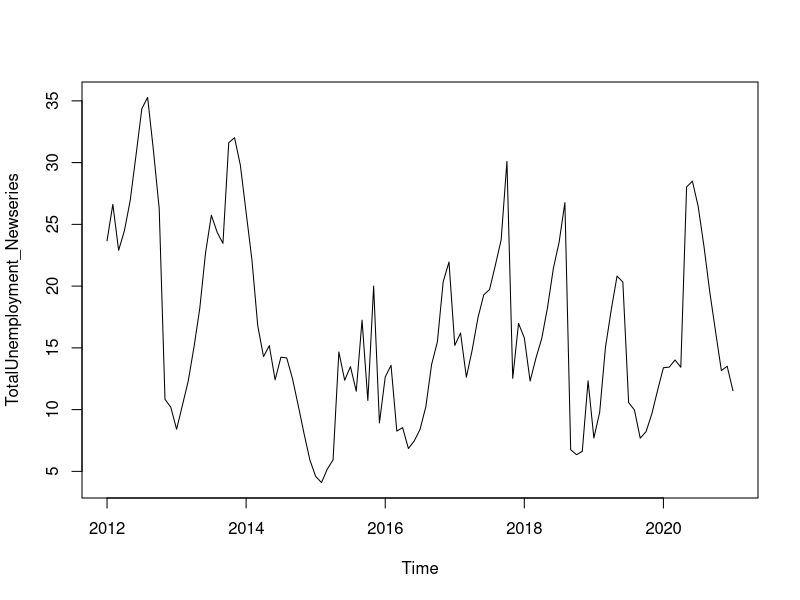
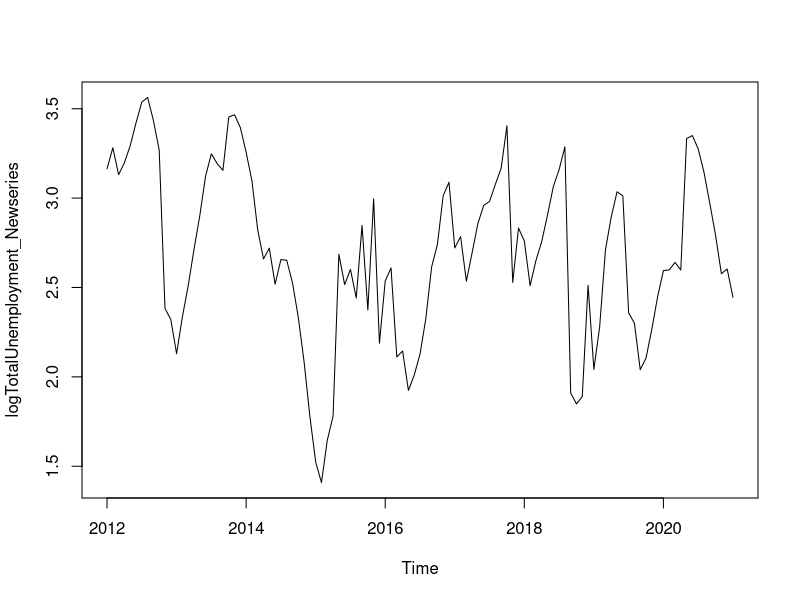
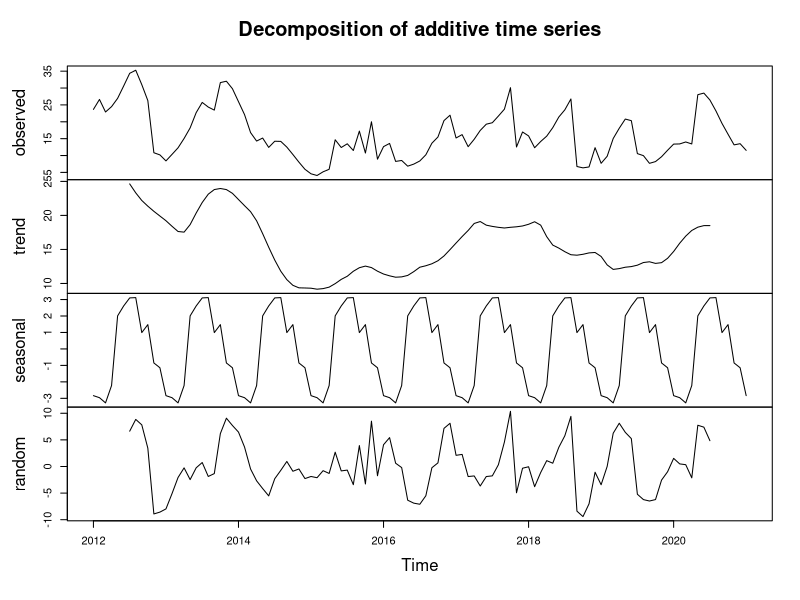
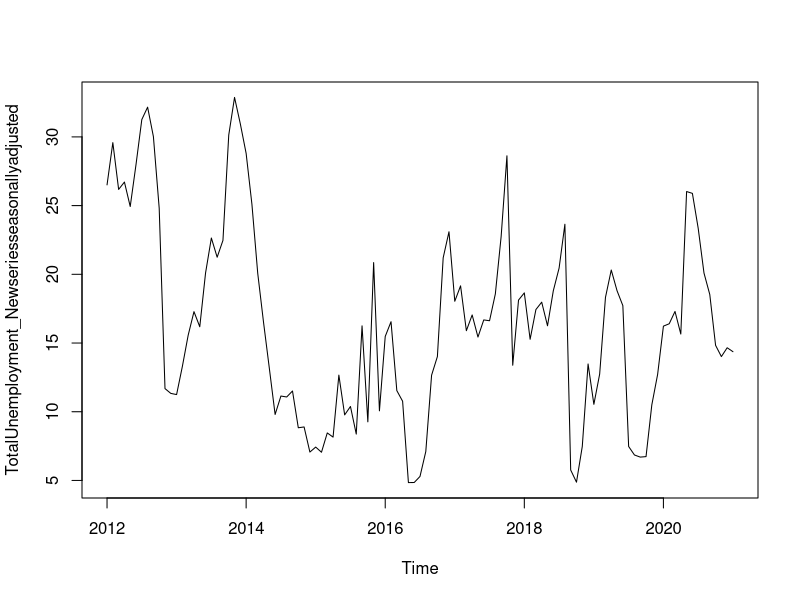
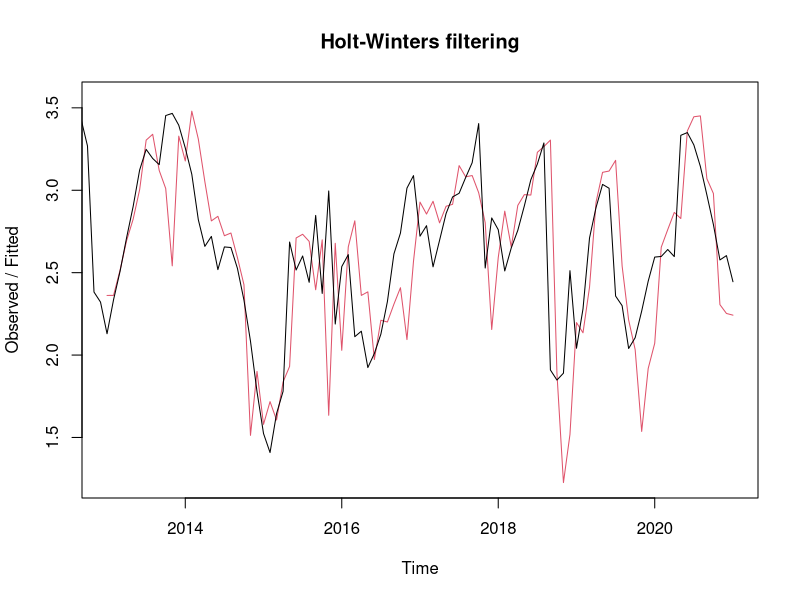
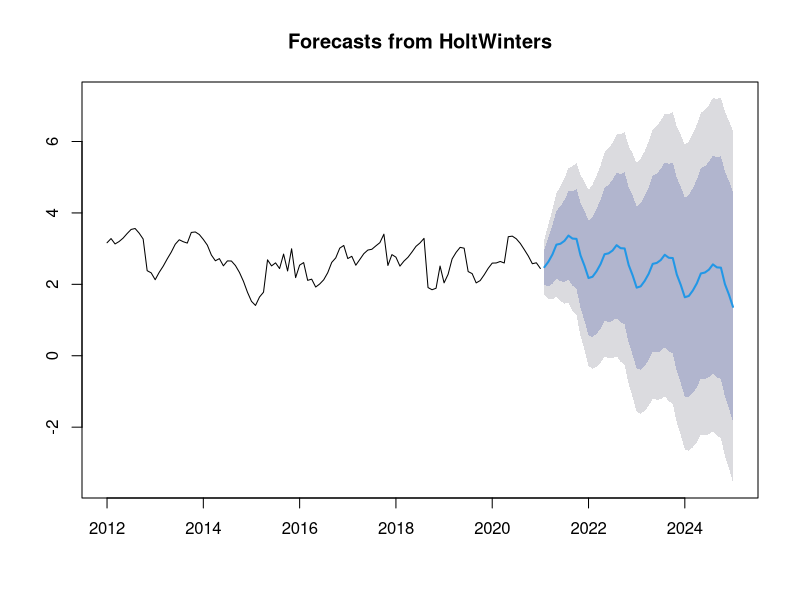
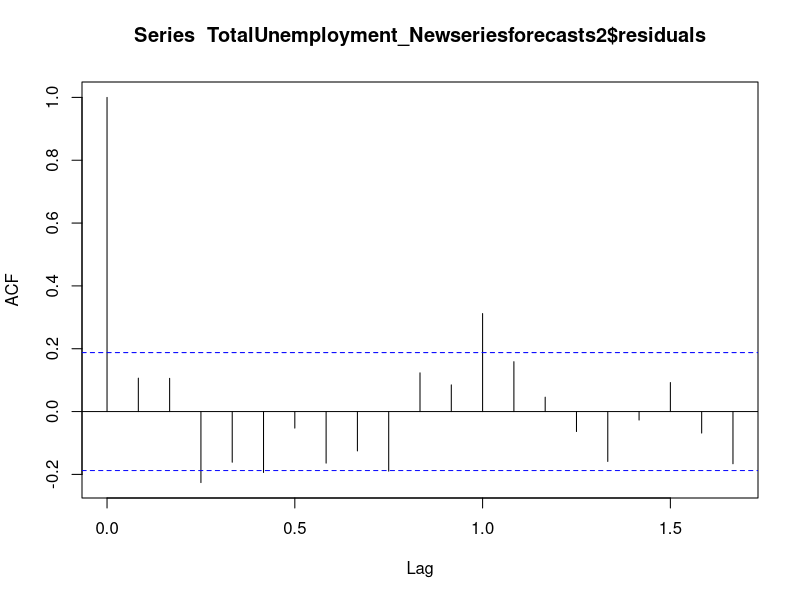
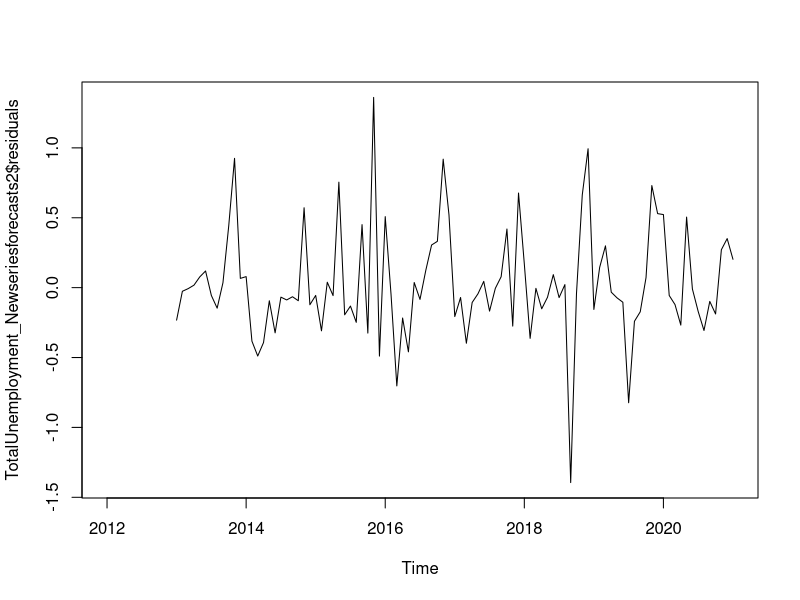

The R source for these figures, in order:
#Install packages

install.packages("TTR")
install.packages("forecast")
library(corrplot)
library(caret)
library("TTR")
library("forecast")


plotForecastErrors <- function(forecasterrors)
{
  # make a histogram of the forecast errors:
  mybinsize <- IQR(forecasterrors)/4 
  mysd	<- sd(forecasterrors)
  mymin <- min(forecasterrors) - mysd*5 
  mymax <- max(forecasterrors) + mysd*3
  # generate normally distributed data with mean 0 and standard deviation mysd
  mynorm <- rnorm(10000, mean=0, sd=mysd)
  mymin2 <- min(mynorm)
  mymax2 <- max(mynorm)
  if (mymin2 < mymin) { mymin <- mymin2 }
  if (mymax2 > mymax) { mymax <- mymax2 }
  # make a red histogram of the forecast errors, with the normally distributed data overlaid:
  mybins <- seq(mymin, mymax, mybinsize)
  hist(forecasterrors, col="red", freq=FALSE, breaks=mybins)
  # freq=FALSE ensures the area under the histogram = 1
  # generate normally distributed data with mean 0 and standard deviation mysd
  myhist <- hist(mynorm, plot=FALSE, breaks=mybins)
  # plot the normal curve as a blue line on top of the histogram of forecast errors:
  points(myhist$mids, myhist$density, type="l", col="blue", lwd=2)
}


library(tidyverse)
library(dplyr)

# importing data
# set the correct working directory to capture data
Combined_Class <-read.csv("Combined_Class.csv")

New_EU <- Combined_Class %>% select(1:2, 5,7)
Reduced_New_EU <- filter(New_EU, Reformation_Class == "New EU" )
head(as.data.frame(Reduced_New_EU))
str(Reduced_New_EU)
#Define the obj of the Time Series analysis.
Reduced_New_EU_1 <- Reduced_New_EU[ ,c('Percentage_Total_Unemployment',
                                     'Year')]
Reduced_New_EU_1

#Reading Time Series

TotalUnemployment_New <-Reduced_New_EU_1[,c('Percentage_Total_Unemployment')]
TotalUnemployment_New
TotalUnemployment_Newseries <- ts(TotalUnemployment_New,frequency = 12, start = c(2012), end = c(2021))
TotalUnemployment_Newseries


#Ploting Time series. 
plot.ts(TotalUnemployment_Newseries)

#Transform the time series by calculating the natural log of the original data

logTotalUnemployment_Newseries <- log(TotalUnemployment_Newseries)
plot.ts(logTotalUnemployment_Newseries)


#Decompising Time Series

####### Decomposing Seasonal Data ######

TotalUnemployment_Newseriescomponents <- decompose(TotalUnemployment_Newseries)

TotalUnemployment_Newseriescomponents$seasonal 

plot(TotalUnemployment_Newseriescomponents)

#Seasonally Adjusting
TotalUnemployment_Newseriescomponents <- decompose(TotalUnemployment_Newseries)
TotalUnemployment_Newseriesseasonallyadjusted <- TotalUnemployment_Newseries - TotalUnemployment_Newseriescomponents$seasonal

plot(TotalUnemployment_Newseriesseasonallyadjusted)

#Predictive model for the log of yearly unemployment in EU using Holtwinters
logTotalUnemployment_Newseries <- log(TotalUnemployment_Newseries)
TotalUnemployment_Newseriesforecasts <- HoltWinters(logTotalUnemployment_Newseries)
TotalUnemployment_Newseriesforecasts
TotalUnemployment_Newseriesforecasts$SSE

plot(TotalUnemployment_Newseriesforecasts)


#Forecasts Jan 2021 to Dec 2025
TotalUnemployment_Newseriesforecasts2 <- forecast(TotalUnemployment_Newseriesforecasts, h=48)
TotalUnemployment_Newseriesforecasts2


plot(TotalUnemployment_Newseriesforecasts2)


acf(TotalUnemployment_Newseriesforecasts2$residuals, lag.max=20 , na.action = na.pass)
Box.test(TotalUnemployment_Newseriesforecasts2$residuals, lag=20, type="Ljung-Box")


plot.ts(TotalUnemployment_Newseriesforecasts2$residuals) # make time series plot

TotalUnemployment_Newseriesforecasts2$residuals <- TotalUnemployment_Newseriesforecasts2$residuals [!is.na(TotalUnemployment_Newseriesforecasts2$residuals)]
plotForecastErrors(TotalUnemployment_Newseriesforecasts2$residuals)
mean(TotalUnemployment_Newseriesforecasts2$residuals)

#Forcasting using Arima 
#Getting the model
acf(TotalUnemployment_Newseries, lag.max=20, plot=FALSE) # get the values

pacf(TotalUnemployment_Newseries, lag.max=20)
pacf(TotalUnemployment_Newseries, lag.max=20, plot=FALSE)

auto.arima(TotalUnemployment_New)

auto.arima(TotalUnemployment_New,ic='bic')
####### Forecasting Using an ARIMA Model #######

TotalUnemployment_Newseriesarima <- arima(TotalUnemployment_Newseries, order=c(1,0,2))
TotalUnemployment_Newseriesarima 

TotalUnemployment_Newseriesforecasts1 <- forecast(TotalUnemployment_Newseriesarima , h=48)
TotalUnemployment_Newseriesforecasts1

plot(TotalUnemployment_Newseriesforecasts1)

acf(TotalUnemployment_Newseriesforecasts1$residuals, lag.max=20)
Box.test(TotalUnemployment_Newseriesforecasts1$residuals, lag=20, type="Ljung-Box")

plot.ts(TotalUnemployment_Newseriesforecasts1$residuals)

#Plot forecasterror

plotForecastErrors(TotalUnemployment_Newseriesforecasts1$residuals) 
mean(TotalUnemployment_Newseriesforecasts1$residuals)




